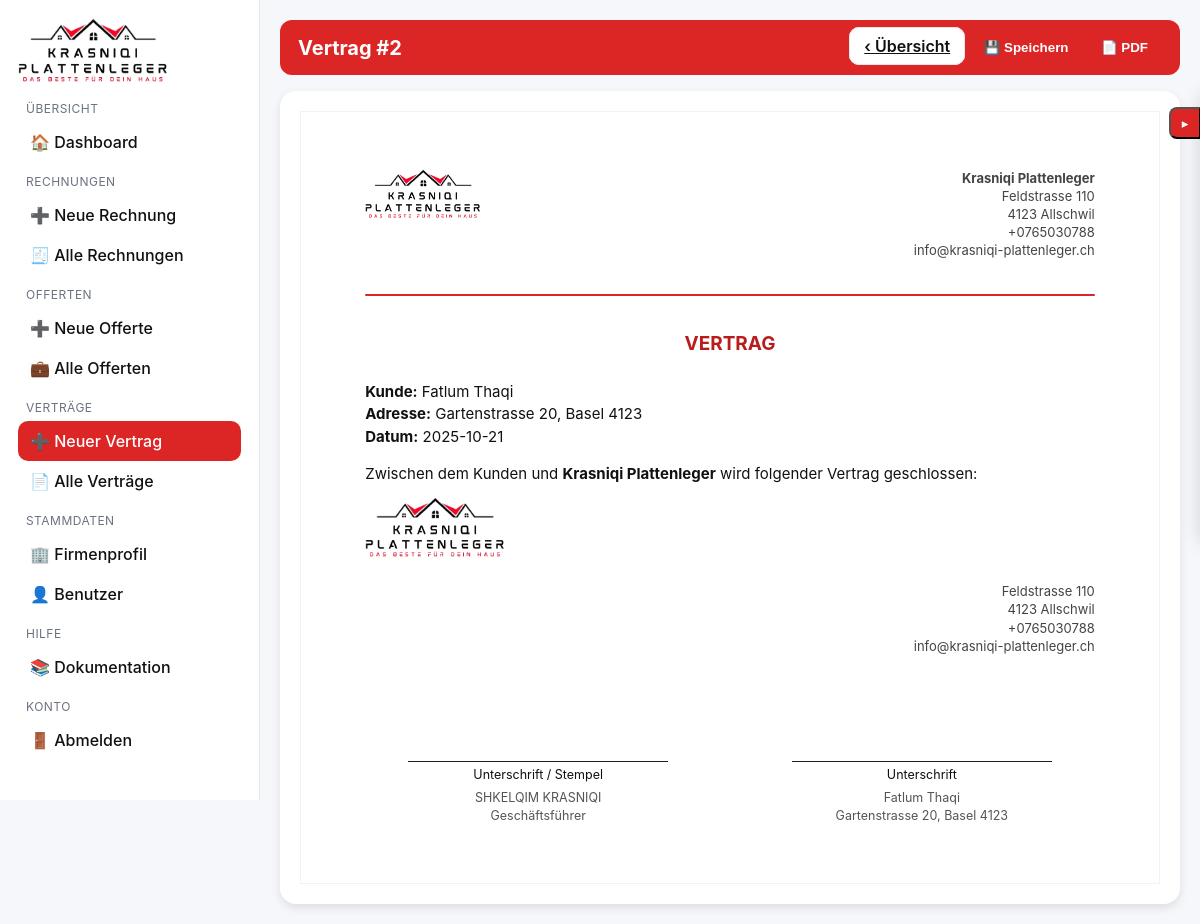
Page /vertrag-erstellen.php?id=2 on the committed database.
### tables this page shows
CREATE TABLE `company_profile` (
  `id` int(11) NOT NULL,
  `name` varchar(120) NOT NULL,
  `street` varchar(160) NOT NULL,
  `zip` varchar(20) NOT NULL,
  `city` varchar(120) NOT NULL,
  `phone` varchar(80) NOT NULL,
  `email` varchar(160) NOT NULL,
  `iban` varchar(50) NOT NULL,
  `company_id` varchar(80) NOT NULL,
  `vat_rate` decimal(5,2) NOT NULL DEFAULT 8.10,
  `logo_path` varchar(255) DEFAULT NULL,
  `updated_at` timestamp NOT NULL DEFAULT current_timestamp() ON UPDATE current_timestamp(),
  `company_name` varchar(255) NOT NULL DEFAULT '',
  `addr_line1` varchar(255) DEFAULT NULL,
  `postal_code` varchar(32) DEFAULT NULL,
  `tax_id` varchar(128) DEFAULT NULL
);

CREATE TABLE `contracts` (
  `id` int(11) NOT NULL,
  `customer_name` varchar(190) NOT NULL,
  `customer_address` text NOT NULL,
  `contract_number` varchar(60) DEFAULT NULL,
  `contract_date` date DEFAULT NULL,
  `title` varchar(255) DEFAULT 'VERTRAG',
  `body` longtext DEFAULT NULL,
  `total_amount` decimal(12,2) DEFAULT 0.00,
  `payment_terms` text DEFAULT NULL,
  `signer` varchar(120) DEFAULT NULL,
  `signer_title` varchar(120) DEFAULT NULL,
  `created_at` timestamp NOT NULL DEFAULT current_timestamp()
);

### vertrag-erstellen.php (the view, shortened to what this page needs)
<?php
$mysqli = new mysqli('localhost', 'root', '', 'invoices_db');
$mysqli->set_charset('utf8mb4');
$company = $mysqli->query("SELECT * FROM company_profile ORDER BY id DESC LIMIT 1")->fetch_assoc();
$id = isset($_GET['id']) ? (int)$_GET['id'] : 0;
$row = null;
if ($id > 0) {
  $stmt = $mysqli->prepare("SELECT * FROM contracts WHERE id=?");
  $stmt->bind_param('i', $id);
  $stmt->execute();
  $res = $stmt->get_result();
  $row = $res->fetch_assoc();
}
function h($s){return htmlspecialchars((string)$s,ENT_QUOTES,'UTF-8');}
$companyName = $company['name'] ?? 'Krasniqi Plattenleger';
?>
<!DOCTYPE html>
<html lang="de">
<head>
</head>
<body>
<div class="layout">
  <?php include __DIR__.'/includes/sidebar.php'; ?>
  <main class="content">
    <div class="topbar">
      <div style="display:flex;align-items:center;gap:8px;">
        <h2 class="title">Vertrag <?= $id?'#'.$id:'(neu)' ?></h2>
      </div>
      <div>
        <a href="vertrag.php" class="btn secondary">‹ Übersicht</a>
        <button class="btn" type="button" onclick="saveContract()">💾 Speichern</button>
        <button class="btn" type="button" onclick="downloadPDF()">📄 PDF</button>
      </div>
    </div>
    <div id="exportWrap">
      <div class="doc" id="doc" contenteditable="true">
        <div class="doc-header">
          <div class="logo-box">
            <?php if (!empty($company['logo_path'])): ?>
              <img src="<?= h($company['logo_path']) ?>" alt="Logo">
            <?php else: ?><div style="width:110px;height:45px;border:2px solid var(--accent);border-radius:8px"></div><?php endif; ?>
          </div>
          <div class="company-block">
            <div><b><?= h($companyName) ?></b></div>
            <div><?= h($company['street'] ?? 'Baslerstrasse 349') ?></div>
            <div><?= h(($company['zip'] ?? '4123').' '.($company['city'] ?? 'Allschwil')) ?></div>
            <div>+<?= h(preg_replace('/\D/','',$company['phone'] ?? '41765030788')) ?></div>
            <div><?= h($company['email'] ?? 'info@krasniqi-plattenleger.ch') ?></div>
          </div>
        </div>
        <div class="divider"></div>
        <h1><?= h($row['title'] ?? 'VERTRAG') ?></h1>
        <p><b>Kunde:</b> <?= h($row['customer_name'] ?? '[Kunde]') ?><br>
        <b>Adresse:</b> <?= h($row['customer_address'] ?? '') ?><br>
        <b>Datum:</b> <?= h($row['contract_date'] ?? date('Y-m-d')) ?></p>
        <p>Zwischen dem Kunden und <b><?= h($companyName) ?></b> wird folgender Vertrag geschlossen:</p>
        <div id="bodyContent">
          <?= $row['body'] ?? '<p style="opacity:.7">Bitte Vertragsinhalt einfügen …</p>' ?>
        </div>
        <div class="signatures">
          <div class="sig-box">
            <div class="sig-line">Unterschrift / Stempel</div>
            <div class="sig-label"><?= h($company['signer'] ?? 'SHKELQIM KRASNIQI') ?></div>
            <div class="sig-label"><?= h($company['signer_title'] ?? 'Geschäftsführer') ?></div>
          </div>
          <div class="sig-box">
            <div class="sig-line">Unterschrift</div>
            <div class="sig-label"><?= h($row['customer_name'] ?? 'Kunde') ?></div>
            <div class="sig-label"><?= h($row['customer_address'] ?? 'Adresse') ?></div>
          </div>
        </div>
      </div>
    </div>
  </main>
</div>
<div class="editor closed" id="editor">
  <button class="toggle" onclick="toggleEditor()">▸</button>
</div>
</body>
</html>

### includes/sidebar.php (shortened to what this page needs)
<?php
$current = basename(parse_url($_SERVER['REQUEST_URI'], PHP_URL_PATH));
function navActive(array $names){
  global $current;
  return in_array($current, $names, true) ? ' active' : '';
}
?>
<aside class="sidebar" id="sidebar">
  <div class="brand">
    <?php if (!empty($company['logo_path'])): ?>
      <img width="150px"class="logo" src="<?= htmlspecialchars($company['logo_path']) ?>" alt="Logo" style="object-fit:contain">
    <?php else: ?>
      <div class="logo" style="width:36px;height:36px;border:2px solid var(--accent-600);border-radius:9px"></div>
    <?php endif; ?>
  </div>
  <nav class="menu">
    <div class="section-title">Übersicht</div>
    <a href="index.php" class="<?= navActive(['index.php','dashboard.php']) ?>">🏠 Dashboard</a>
    <div class="section-title">Rechnungen</div>
    <a href="invoice_form.php" class="<?= navActive(['invoice_form.php','create.php']) ?>">➕ Neue Rechnung</a>
    <a href="rechnungen.php" class="<?= navActive(['invorechnungenices.php']) ?>">🧾 Alle Rechnungen</a>
    <div class="section-title">Offerten</div>
    <a href="offerte-erstellen.php" class="<?= navActive(['offerte-erstellen.php','offerte-erstellen.php']) ?>">➕ Neue Offerte</a>
    <a href="offerte.php" class="<?= navActive(['offers.php','offerten.php']) ?>">💼 Alle Offerten</a>
    <div class="section-title">Verträge</div>
    <a href="vertrag-erstellen.php" class="<?= navActive(['vertrag-erstellen.php','vertrag-erstellen.php']) ?>">➕ Neuer Vertrag</a>
    <a href="vertrag.php" class="<?= navActive(['vertrag.php','vertraege.php','vertrags.php']) ?>">📄 Alle Verträge</a>
    <div class="section-title">Stammdaten</div>
    <a href="company.php" class="<?= navActive(['company.php']) ?>">🏢 Firmenprofil</a>
    <a href="users.php" class="<?= navActive(['users.php','users.php']) ?>">👤 Benutzer</a>
    <div class="section-title">Hilfe</div>
    <a href="documentation.php" class="<?= navActive(['documentation.php','documentation.php']) ?>">📚 Dokumentation</a>
    <div class="section-title">Konto</div>
    <a href="logout.php">🚪 Abmelden</a>
  </nav>
</aside>

### vertrag-erstellen.php (style rules this page uses)
:root { --accent:#dc2626;--accent-dark:#b91c1c;--line:#e5e7eb; --bg:#f6f7fa;--sidebar-w:260px; }
* { box-sizing:border-box }
body { margin:0;font-family:"Inter","Segoe UI",system-ui,sans-serif;background:var(--bg);color:#111; }
.layout { display:grid;grid-template-columns:var(--sidebar-w) 1fr;min-height:100vh }
.sidebar { transition:transform .3s ease }
.content { padding:20px }
.topbar { display:flex;align-items:center;justify-content:space-between;flex-wrap:wrap;background:var(--accent);color:#fff;padding:12px 18px;border-radius:12px;margin-bottom:16px }
.title { font-weight:700;margin:0;font-size:20px }
.btn { background:var(--accent);color:#fff;border:none;padding:8px 14px;border-radius:10px;cursor:pointer;font-weight:600 }
.btn.secondary { background:#fff;color:#111;border:1px solid var(--line) }
#exportWrap { background:#fff;margin:auto;max-width:900px;box-shadow:0 4px 10px rgba(0,0,0,.1);padding:20px;border-radius:16px }
.doc { font-size:15px; line-height:1.5; background:#fff; padding:15mm 17mm; color:#111; border:1px solid #f2f2f2; }
.doc h1 { text-align:center;color:var(--accent-dark);font-size:19px;margin:9mm 0 6mm; }
.doc p,.doc li { font-size:15px;margin-bottom:3mm; }
.doc-header { display:flex;justify-content:space-between;align-items:flex-start;margin-bottom:9mm; }
.logo-box img { max-width:120px;max-height:50px;object-fit:contain; }
.company-block { text-align:right;font-size:13px;line-height:1.4;color:#444; }
.divider { height:2px;background:var(--accent);border-radius:2px;margin:5mm 0 8mm; }
.signatures { display:flex;justify-content:space-between;margin-top:14mm;gap:10mm; }
.sig-box { flex:1;text-align:center; }
.sig-line { border-top:1px solid #222;width:75%;margin:14mm auto 4px;padding-top:4px;font-size:12.5px; }
.sig-label { font-size:12.5px;color:#555; }
.editor { position:fixed;right:20px;top:90px;width:340px;background:#fff;border:1px solid var(--line);border-radius:12px;padding:14px;box-shadow:0 4px 20px rgba(0,0,0,.15);transition:transform .3s }
.editor.closed { transform:translateX(calc(100% + 20px)) }
.toggle { position:absolute;left:-32px;top:16px;width:32px;height:32px;border-radius:8px 0 0 8px;background:var(--accent);color:#fff;display:grid;place-items:center;cursor:pointer }

### includes/sidebar.php (style rules this page uses)
:root { --accent-50: #fef2f2; --accent-200: #fecaca; --accent-600: #dc2626; --accent-700: #b91c1c; --line: #e5e7eb; --muted: #6b7280; --sidebar-w: 260px; }
.layout { display: grid; grid-template-columns: var(--sidebar-w) 1fr; min-height: 100vh; }
.sidebar { background: #fff; border-right: 1px solid var(--line); padding: 18px; position: sticky; top: 0; height: 100dvh; z-index: 20; transition: transform .25s ease; }
.brand { display: flex; align-items: center; gap: 10px; margin-bottom: 18px; }
.brand .logo { width: 150px; }
.menu a { display: flex; gap: 10px; padding: 10px 12px; border-radius: 10px; color: #111; font-weight: 500; text-decoration: none; }
.menu a.active { background: var(--accent-600); color: #fff; }
.menu .section-title { margin: 12px 8px 6px; font-size: 12px; color: var(--muted); text-transform: uppercase; letter-spacing: .04em; }

### rows in the picture
company_profile: logo_path (picture), name "Krasniqi Plattenleger", street "Feldstrasse 110", zip+city "4123 Allschwil", phone "0765030788", email "info@krasniqi-plattenleger.ch"
contracts: title "VERTRAG", customer_name "Fatlum Thaqi", customer_address "Gartenstrasse 20, Basel 4123", contract_date "2025-10-21", body (picture), body "Feldstrasse 110 4123 Allschwil +0765030788 info@krasniqi-plattenleger.ch"

### other values in the picture
$id "2"
$company['signer'] "SHKELQIM KRASNIQI"
$company['signer_title'] "Geschäftsführer"
